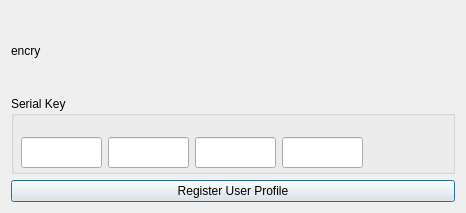
<?xml version="1.0" encoding="UTF-8"?>
<ui version="4.0">
 <class>EnterSerial</class>
 <widget class="QDialog" name="EnterSerial">
  <property name="geometry">
   <rect>
    <x>0</x>
    <y>0</y>
    <width>466</width>
    <height>213</height>
   </rect>
  </property>
  <property name="windowTitle">
   <string>License Generator</string>
  </property>
  <layout class="QVBoxLayout" name="verticalLayout">
   <item>
    <widget class="QLabel" name="lblKey">
     <property name="text">
      <string>encry</string>
     </property>
    </widget>
   </item>
   <item>
    <widget class="QGroupBox" name="gpbx_key">
     <property name="title">
      <string>Serial Key</string>
     </property>
     <widget class="QWidget" name="">
      <property name="geometry">
       <rect>
        <x>10</x>
        <y>40</y>
        <width>344</width>
        <height>33</height>
       </rect>
      </property>
      <layout class="QHBoxLayout" name="horizontalLayout">
       <item>
        <widget class="QLineEdit" name="lineEdit">
         <property name="sizePolicy">
          <sizepolicy hsizetype="Fixed" vsizetype="Fixed">
           <horstretch>0</horstretch>
           <verstretch>0</verstretch>
          </sizepolicy>
         </property>
         <property name="minimumSize">
          <size>
           <width>81</width>
           <height>31</height>
          </size>
         </property>
         <property name="maximumSize">
          <size>
           <width>81</width>
           <height>31</height>
          </size>
         </property>
        </widget>
       </item>
       <item>
        <widget class="QLineEdit" name="lineEdit_2">
         <property name="sizePolicy">
          <sizepolicy hsizetype="Fixed" vsizetype="Fixed">
           <horstretch>0</horstretch>
           <verstretch>0</verstretch>
          </sizepolicy>
         </property>
         <property name="minimumSize">
          <size>
           <width>81</width>
           <height>31</height>
          </size>
         </property>
         <property name="maximumSize">
          <size>
           <width>81</width>
           <height>31</height>
          </size>
         </property>
        </widget>
       </item>
       <item>
        <widget class="QLineEdit" name="lineEdit_3">
         <property name="sizePolicy">
          <sizepolicy hsizetype="Fixed" vsizetype="Fixed">
           <horstretch>0</horstretch>
           <verstretch>0</verstretch>
          </sizepolicy>
         </property>
         <property name="minimumSize">
          <size>
           <width>81</width>
           <height>31</height>
          </size>
         </property>
         <property name="maximumSize">
          <size>
           <width>81</width>
           <height>31</height>
          </size>
         </property>
        </widget>
       </item>
       <item>
        <widget class="QLineEdit" name="lineEdit_4">
         <property name="sizePolicy">
          <sizepolicy hsizetype="Fixed" vsizetype="Fixed">
           <horstretch>0</horstretch>
           <verstretch>0</verstretch>
          </sizepolicy>
         </property>
         <property name="minimumSize">
          <size>
           <width>81</width>
           <height>31</height>
          </size>
         </property>
         <property name="maximumSize">
          <size>
           <width>81</width>
           <height>31</height>
          </size>
         </property>
        </widget>
       </item>
      </layout>
     </widget>
    </widget>
   </item>
   <item>
    <widget class="QPushButton" name="btn_enter_serial">
     <property name="text">
      <string>Register User Profile</string>
     </property>
    </widget>
   </item>
  </layout>
 </widget>
 <resources/>
 <connections/>
</ui>
